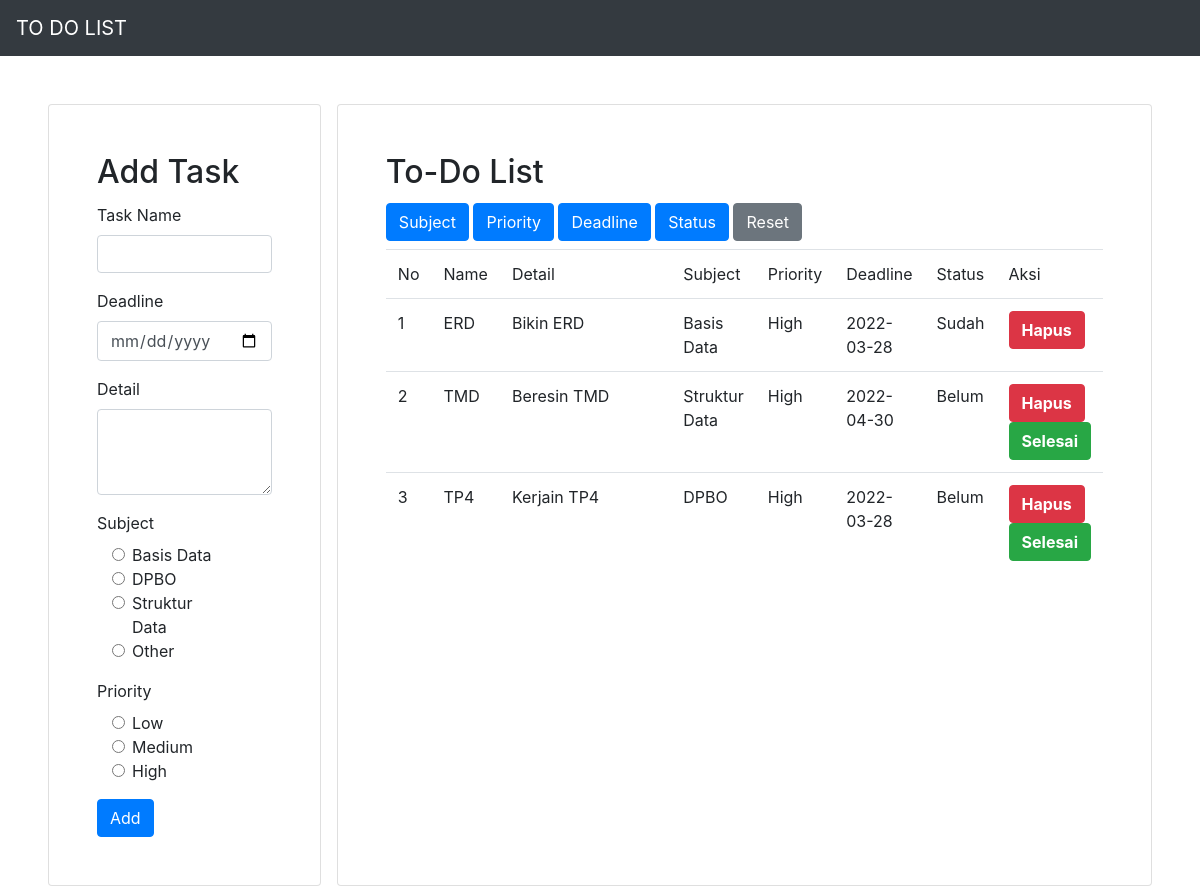
Before: / with the older database file.
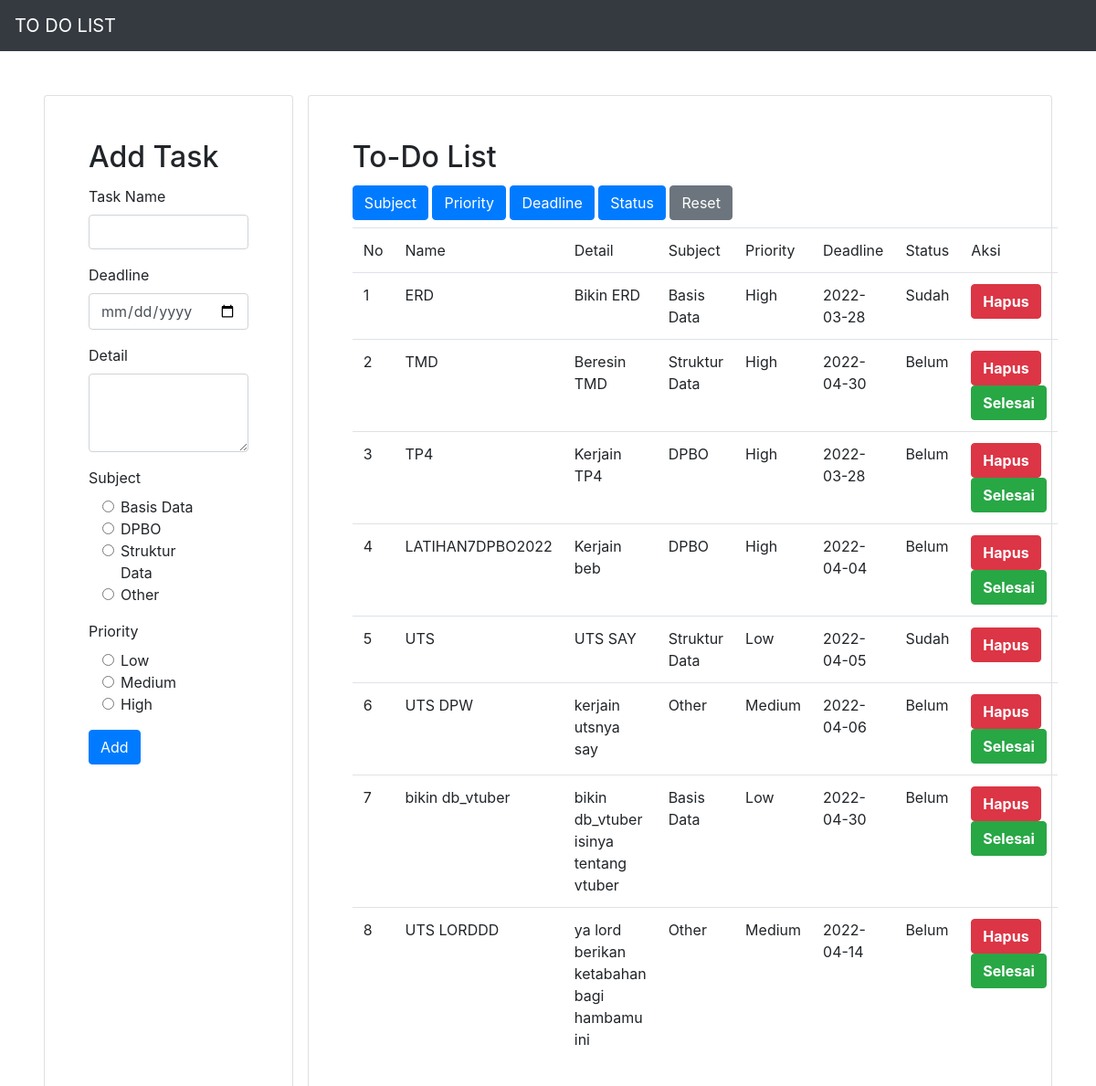
After: the same page with the newer database file.
### tables this page shows
CREATE TABLE `tb_to_do` (
  `id` int(10) NOT NULL,
  `name_td` varchar(255) NOT NULL,
  `details_td` text NOT NULL,
  `subject_td` varchar(255) NOT NULL,
  `priority_td` varchar(255) NOT NULL,
  `deadline_td` date NOT NULL,
  `status_td` varchar(255) NOT NULL
);

### conf.php (called while the page is built)
<?php
$db_host = "localhost";
$db_user = "root";
$db_password = "";
$db_name = "db_task";
?>

### DB.php (called while the page is built, shortened)
<?php
class DB{
	var $db_host = '';
	var $db_user = '';
	var $db_password = '';
	var $db_name = '';
	var $db_link = '';
	var $result = 0;
	function DB($db_host='', $db_user='', $db_password='', $db_name=''){
		$this->db_host = $db_host;
		$this->db_user = $db_user;
		$this->db_password = $db_password;
		$this->db_name = $db_name;
	}
	function open(){
		$this->db_link = mysqli_connect($this->db_host, $this->db_user, $this->db_password, $this->db_name);
	}
	function execute($query=""){
		$this->result = mysqli_query($this->db_link, $query);
		return $this->result;
	}
	function getResult(){
		return mysqli_fetch_array($this->result);
	}
}
?>

### Task.php (called while the page is built, shortened)
<?php
class Task extends DB{
	function getTask(){
		$query = "SELECT * FROM tb_to_do";
		return $this->execute($query);
	}
}
?>

### index.php (the view, shortened to what this page needs)
<?php
include("conf.php");
include("DB.php");
include("Task.php");
include("Template.php");
$otask = new Task($db_host, $db_user, $db_password, $db_name);
$otask->open();
$otask->getTask();
$data = null;
$no = 1;
while (list($id, $tname, $tdetails, $tsubject, $tpriority, $tdeadline, $tstatus) = $otask->getResult()) {
	if($tstatus == "Sudah"){
		$data .= "<tr>
		<td>" . $no . "</td>
		<td>" . $tname . "</td>
		<td>" . $tdetails . "</td>
		<td>" . $tsubject . "</td>
		<td>" . $tpriority . "</td>
		<td>" . $tdeadline . "</td>
		<td>" . $tstatus . "</td>
		<td>
		<button class='btn btn-danger'><a href='index.php?id_hapus=" . $id . "' style='color: white; font-weight: bold;'>Hapus</a></button>
		</td>
		</tr>";
		$no++;
	}
	else{
		$data .= "<tr>
		<td>" . $no . "</td>
		<td>" . $tname . "</td>
		<td>" . $tdetails . "</td>
		<td>" . $tsubject . "</td>
		<td>" . $tpriority . "</td>
		<td>" . $tdeadline . "</td>
		<td>" . $tstatus . "</td>
		<td>
		<button class='btn btn-danger'><a href='index.php?id_hapus=" . $id . "' style='color: white; font-weight: bold;'>Hapus</a></button>
		<button class='btn btn-success' ><a href='index.php?id_status=" . $id .  "' style='color: white; font-weight: bold;'>Selesai</a></button>
		</td>
		</tr>";
		$no++;
	}
}

### Template.php (shortened to what this page needs)
<?php
class Template{
	var $content = '';
	function Template($filename = ''){
		$this->content = implode('', @file($filename));
	}
	function clear(){
		$this->content = preg_replace("/DATA_[A-Z|_|0-9]+/", "", $this->content);
	}
	function write(){
		print $this->content;
	}
	function replace($old = '', $new = ''){
		if(is_int($new)){
			$value = sprintf("%d", $new);
		}elseif(is_float($new)){
			$value = sprintf("%f", $new);
		}elseif(is_array($new)){
			$value = '';
			foreach( $new as $item){
				$value .= $item. '';
			}
		}else{
			$value = $new;
		}
		$this->content = preg_replace("/$old/",  $value, $this->content);
	}
}
 ?>

Changed rows visible on the page:
added tb_to_do: name_td "LATIHAN7DPBO2022", details_td "Kerjain beb", subject_td "DPBO", priority_td "High", deadline_td "2022-04-04", status_td "Belum"
added tb_to_do: name_td "UTS", details_td "UTS SAY", subject_td "Struktur Data", priority_td "Low", deadline_td "2022-04-05", status_td "Sudah"
added tb_to_do: name_td "UTS DPW", details_td "kerjain utsnya say", subject_td "Other", priority_td "Medium", deadline_td "2022-04-06", status_td "Belum"
added tb_to_do: name_td "bikin db_vtuber", details_td "bikin db_vtuber isinya tentang vtuber", subject_td "Basis Data", priority_td "Low", deadline_td "2022-04-30", status_td "Belum"
added tb_to_do: name_td "UTS LORDDD", details_td "ya lord berikan ketabahan bagi hambamu ini", subject_td "Other", priority_td "Medium", deadline_td "2022-04-14", status_td "Belum"
